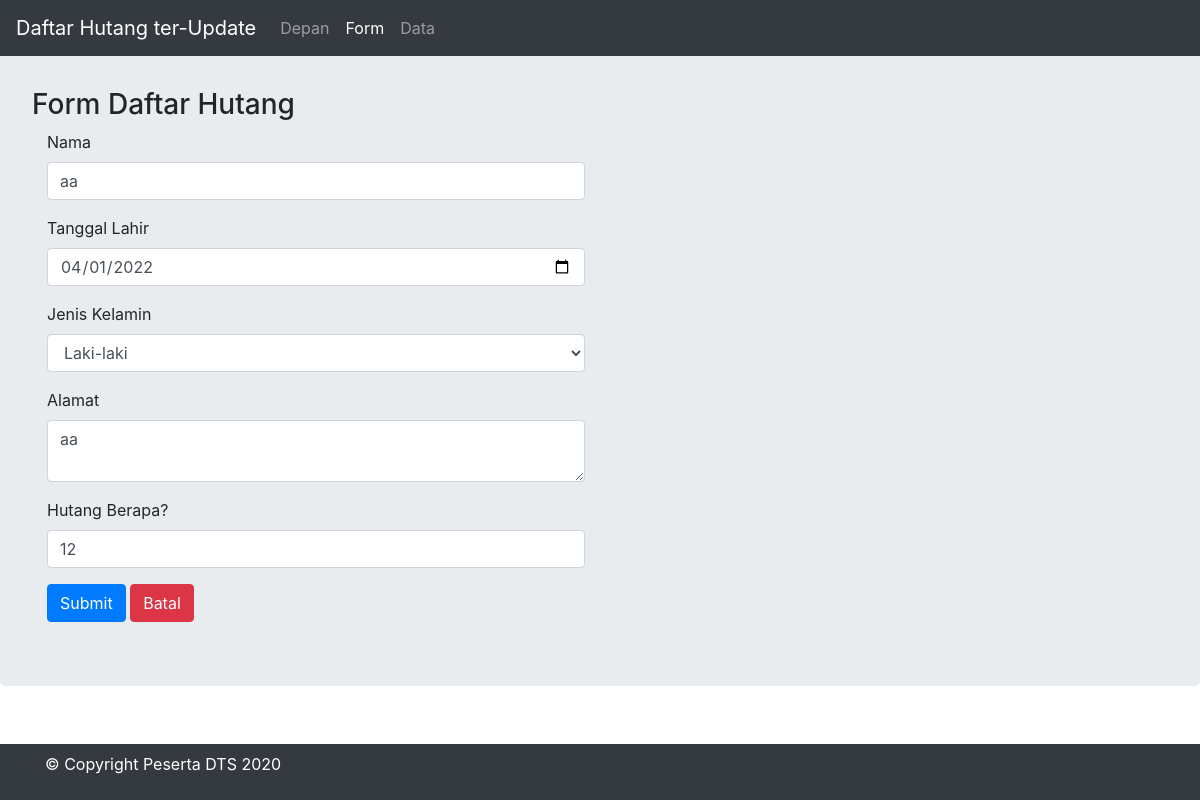
The app's page /index.php?hal=form&id=1, older data.
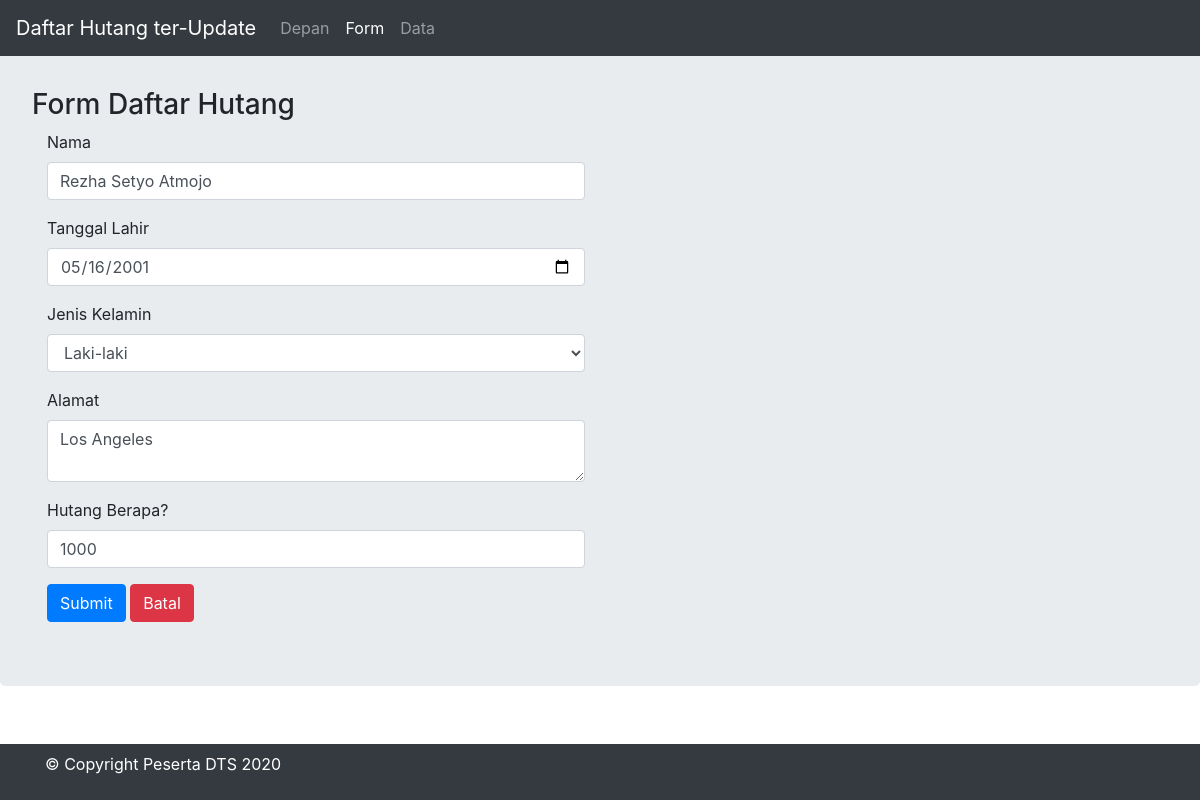
The same page, newer data.
### tables this page shows
CREATE TABLE `hutang` (
  `id` int(11) NOT NULL,
  `nama` varchar(32) NOT NULL,
  `tanggal_lahir` date NOT NULL,
  `jenis_kelamin` varchar(3) NOT NULL,
  `alamat` text NOT NULL,
  `hutang` int(10) NOT NULL
);

### form.php (the view, shortened to what this page needs)
<?php
  include "koneksi.php";
  $id = isset($_GET['id'])   ?   $_GET['id'] : '';
  $query = "SELECT * from hutang WHERE id='$id'";
  $ambil_data = mysqli_query($konek,$query);
  $getdata = mysqli_fetch_assoc($ambil_data);
?>
<div class="jumbotron">
  <br><h3>Form Daftar Hutang</h3>
  <div class="col-6">
    <form action ="simpan.php" method="POST" >
      <div class="form-group">
        <label for="nama">Nama</label>
        <input type="text" id="nama" name="nama" class="form-control"
        placeholder="Input Nama Lengkap" value="<?php echo $getdata['nama'] ?>">
      </div>
      <div class="form-group">
        <label for="tanggal_lahir">Tanggal Lahir</label>
        <input type="date" id="tanggal_lahir" name="tanggal_lahir" class="form-control"
        placeholder="Inputkan Tanggal Lahir" value="<?php echo $getdata['tanggal_lahir'] ?>">
      </div>
      <div class="form-group">
        <label for="jenis_kelamin">Jenis Kelamin</label>
        <select id="jenis_kelamin" class="form-control" name="jenis_kelamin">
          <option value="L"<?php if($getdata['jenis_kelamin']=='L')  echo"selected"; ?>>Laki-laki</option>
        </select>
      </div>
      <div class="form-group">
        <label for="alamat">Alamat</label>
        <textarea class="form-control" id="alamat" name="alamat" rows="2"
        placeholder="Inputkan Alamat Lengkap"><?php echo $getdata['alamat']?></textarea>
      </div>
      <div class="form-group">
        <label for="hutang">Hutang Berapa?</label>
        <input type="number" id="hutang" class="form-control" name="hutang"
        placeholder="Jumlah Hutang" value="<?php echo $getdata['hutang']?>">
      </div>
      <button type="submit" class="btn btn-primary">Submit</button>
      <a href="index.php"><button type="button" class="btn btn-danger">Batal</button></a>
    </form>
  </div>
</div>

Row changes from the older to the newer data that the page shows:
changed hutang "Laki-laki": nama "aa" → "Rezha Setyo Atmojo"; tanggal_lahir "04/01/2022" → "05/16/2001"; alamat "aa" → "Los Angeles"; hutang "12" → "1000"
